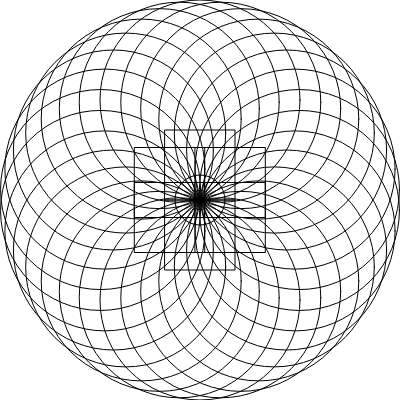
Frame 1 (no input)
Frame 2 (the mouse pressed at the canvas centre, redrawn once): identical to frame 1, image omitted

The p5.js sketch that drew this single still picture (run headless with seeded random() and noise() and a simulated clock; the mouse was pressed at the canvas centre and the sketch redrawn once):

// p5.js sketch
// ── sketch.js
const sketchHeight = 400;
const sketchWidth = 400;

function setup() {
  createCanvas(sketchWidth, sketchHeight);
}

function draw() {
  noLoop();
  background(255);

  noFill();
  stroke("black");

  let radius = 200;

  circle(sketchWidth / 2, sketchHeight / 2, 50);

  let maxCount = 30;
  for (let circleCount = 0; circleCount < maxCount; circleCount += 1) {
    let theta = (Math.PI / 180) * (360 / maxCount * circleCount + 90);

    let x = radius / 2 * cos(theta);
    let y = radius / 2 * sin(theta);

    circle(
      x + sketchWidth / 2,
      y + sketchHeight / 2,
      radius
    );
  }


  radius = 70
  maxCount = 6;
  for (let circleCount = 0; circleCount < maxCount; circleCount += 1) {
    let theta = (Math.PI / 180) * (360 / maxCount * circleCount + 90);

    let x = radius / 2 * cos(theta);
    let y = radius / 2 * sin(theta);

    rect(
      x + sketchWidth / 2 - radius / 2,
      y + sketchHeight / 2 - radius / 2,
      radius
    );
  }
}
